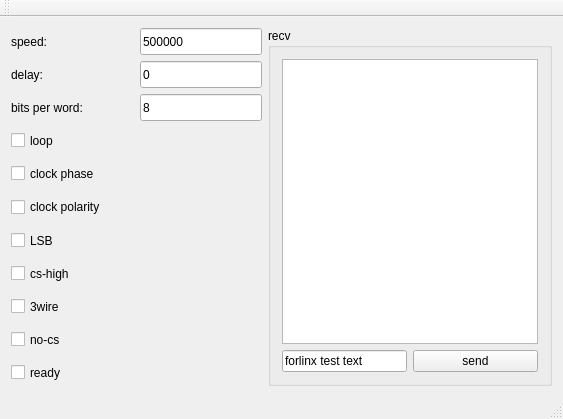
<?xml version="1.0" encoding="UTF-8"?>
<ui version="4.0">
 <class>MainWindow</class>
 <widget class="QMainWindow" name="MainWindow">
  <property name="geometry">
   <rect>
    <x>0</x>
    <y>0</y>
    <width>563</width>
    <height>419</height>
   </rect>
  </property>
  <property name="windowTitle">
   <string>MainWindow</string>
  </property>
  <widget class="QWidget" name="centralWidget">
   <layout class="QVBoxLayout" name="verticalLayout">
    <item>
     <layout class="QGridLayout" name="gridLayout_3">
      <item row="0" column="0">
       <layout class="QGridLayout" name="gridLayout_2">
        <item row="0" column="0">
         <widget class="QLabel" name="label">
          <property name="sizePolicy">
           <sizepolicy hsizetype="Expanding" vsizetype="Expanding">
            <horstretch>0</horstretch>
            <verstretch>0</verstretch>
           </sizepolicy>
          </property>
          <property name="text">
           <string>speed:</string>
          </property>
         </widget>
        </item>
        <item row="0" column="1">
         <widget class="QLineEdit" name="speed">
          <property name="sizePolicy">
           <sizepolicy hsizetype="Expanding" vsizetype="Expanding">
            <horstretch>0</horstretch>
            <verstretch>0</verstretch>
           </sizepolicy>
          </property>
          <property name="text">
           <string>500000</string>
          </property>
         </widget>
        </item>
        <item row="1" column="0">
         <widget class="QLabel" name="label_2">
          <property name="sizePolicy">
           <sizepolicy hsizetype="Expanding" vsizetype="Expanding">
            <horstretch>0</horstretch>
            <verstretch>0</verstretch>
           </sizepolicy>
          </property>
          <property name="text">
           <string>delay:</string>
          </property>
         </widget>
        </item>
        <item row="1" column="1">
         <widget class="QLineEdit" name="delay">
          <property name="sizePolicy">
           <sizepolicy hsizetype="Expanding" vsizetype="Expanding">
            <horstretch>0</horstretch>
            <verstretch>0</verstretch>
           </sizepolicy>
          </property>
          <property name="text">
           <string>0</string>
          </property>
         </widget>
        </item>
        <item row="2" column="0">
         <widget class="QLabel" name="label_3">
          <property name="sizePolicy">
           <sizepolicy hsizetype="Expanding" vsizetype="Expanding">
            <horstretch>0</horstretch>
            <verstretch>0</verstretch>
           </sizepolicy>
          </property>
          <property name="text">
           <string>bits per word:</string>
          </property>
         </widget>
        </item>
        <item row="2" column="1">
         <widget class="QLineEdit" name="bits">
          <property name="sizePolicy">
           <sizepolicy hsizetype="Expanding" vsizetype="Expanding">
            <horstretch>0</horstretch>
            <verstretch>0</verstretch>
           </sizepolicy>
          </property>
          <property name="text">
           <string>8</string>
          </property>
         </widget>
        </item>
        <item row="3" column="0">
         <widget class="QCheckBox" name="loop">
          <property name="sizePolicy">
           <sizepolicy hsizetype="Expanding" vsizetype="Expanding">
            <horstretch>0</horstretch>
            <verstretch>0</verstretch>
           </sizepolicy>
          </property>
          <property name="text">
           <string>loop</string>
          </property>
         </widget>
        </item>
        <item row="4" column="0" colspan="2">
         <widget class="QCheckBox" name="clockphase">
          <property name="sizePolicy">
           <sizepolicy hsizetype="Expanding" vsizetype="Expanding">
            <horstretch>0</horstretch>
            <verstretch>0</verstretch>
           </sizepolicy>
          </property>
          <property name="text">
           <string>clock phase</string>
          </property>
         </widget>
        </item>
        <item row="5" column="0" colspan="2">
         <widget class="QCheckBox" name="clockpolarity">
          <property name="sizePolicy">
           <sizepolicy hsizetype="Expanding" vsizetype="Expanding">
            <horstretch>0</horstretch>
            <verstretch>0</verstretch>
           </sizepolicy>
          </property>
          <property name="text">
           <string>clock polarity</string>
          </property>
         </widget>
        </item>
        <item row="6" column="0">
         <widget class="QCheckBox" name="lsb">
          <property name="sizePolicy">
           <sizepolicy hsizetype="Expanding" vsizetype="Expanding">
            <horstretch>0</horstretch>
            <verstretch>0</verstretch>
           </sizepolicy>
          </property>
          <property name="text">
           <string>LSB</string>
          </property>
         </widget>
        </item>
        <item row="7" column="0">
         <widget class="QCheckBox" name="cshigh">
          <property name="sizePolicy">
           <sizepolicy hsizetype="Expanding" vsizetype="Expanding">
            <horstretch>0</horstretch>
            <verstretch>0</verstretch>
           </sizepolicy>
          </property>
          <property name="text">
           <string>cs-high</string>
          </property>
         </widget>
        </item>
        <item row="8" column="0">
         <widget class="QCheckBox" name="wire">
          <property name="sizePolicy">
           <sizepolicy hsizetype="Expanding" vsizetype="Expanding">
            <horstretch>0</horstretch>
            <verstretch>0</verstretch>
           </sizepolicy>
          </property>
          <property name="text">
           <string>3wire</string>
          </property>
         </widget>
        </item>
        <item row="9" column="0">
         <widget class="QCheckBox" name="nocs">
          <property name="sizePolicy">
           <sizepolicy hsizetype="Expanding" vsizetype="Expanding">
            <horstretch>0</horstretch>
            <verstretch>0</verstretch>
           </sizepolicy>
          </property>
          <property name="text">
           <string>no-cs</string>
          </property>
         </widget>
        </item>
        <item row="10" column="0">
         <widget class="QCheckBox" name="ready">
          <property name="sizePolicy">
           <sizepolicy hsizetype="Expanding" vsizetype="Expanding">
            <horstretch>0</horstretch>
            <verstretch>0</verstretch>
           </sizepolicy>
          </property>
          <property name="text">
           <string>ready</string>
          </property>
         </widget>
        </item>
       </layout>
      </item>
      <item row="0" column="1">
       <widget class="QGroupBox" name="groupBox">
        <property name="sizePolicy">
         <sizepolicy hsizetype="Expanding" vsizetype="Expanding">
          <horstretch>0</horstretch>
          <verstretch>0</verstretch>
         </sizepolicy>
        </property>
        <property name="title">
         <string>recv</string>
        </property>
        <layout class="QGridLayout" name="gridLayout">
         <item row="0" column="0" colspan="2">
          <widget class="QTextEdit" name="editrecv"/>
         </item>
         <item row="1" column="0">
          <widget class="QLineEdit" name="editsend">
           <property name="sizePolicy">
            <sizepolicy hsizetype="Expanding" vsizetype="Preferred">
             <horstretch>0</horstretch>
             <verstretch>0</verstretch>
            </sizepolicy>
           </property>
           <property name="text">
            <string>forlinx test text</string>
           </property>
          </widget>
         </item>
         <item row="1" column="1">
          <widget class="QPushButton" name="send">
           <property name="sizePolicy">
            <sizepolicy hsizetype="Expanding" vsizetype="Preferred">
             <horstretch>0</horstretch>
             <verstretch>0</verstretch>
            </sizepolicy>
           </property>
           <property name="text">
            <string>send</string>
           </property>
          </widget>
         </item>
        </layout>
       </widget>
      </item>
     </layout>
    </item>
   </layout>
  </widget>
  <widget class="QMenuBar" name="menuBar">
   <property name="geometry">
    <rect>
     <x>0</x>
     <y>0</y>
     <width>563</width>
     <height>25</height>
    </rect>
   </property>
  </widget>
  <widget class="QToolBar" name="mainToolBar">
   <attribute name="toolBarArea">
    <enum>TopToolBarArea</enum>
   </attribute>
   <attribute name="toolBarBreak">
    <bool>false</bool>
   </attribute>
  </widget>
  <widget class="QStatusBar" name="statusBar"/>
 </widget>
 <layoutdefault spacing="6" margin="11"/>
 <resources/>
 <connections/>
</ui>
